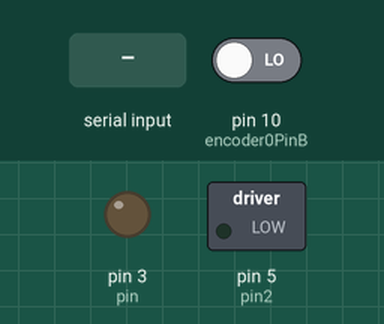
Bench run of a sketch on a simulated Arduino Uno, built with avr-gcc and run on an emulated ATmega328P. Parts: switched loads named in the sketch (green lamp = pin HIGH), output pins drawn as LEDs (lit = HIGH). Inputs (shaded band) come from the test bench; at power-on: pin 10 (encoder0PinB) LOW. What the sketch prints to the serial monitor is not drawn.

Above: at 1.2 s.
1.3 s: "90,45\n" received over Serial
At 1.7 s:
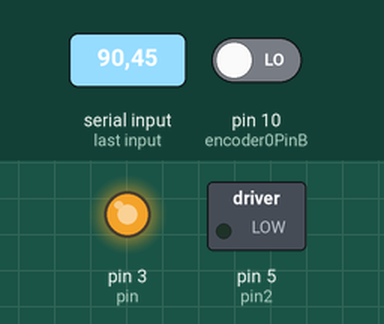
Timing chart, 0 to 4.3 s (numbered marks = the images above; inputs shaded):
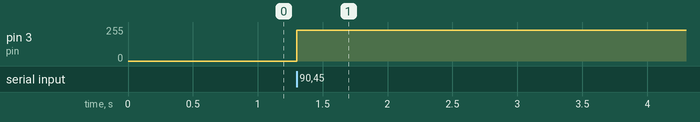

The sketch:

Enc-Motor.ino
```cpp
int val;
int pin = 3;
int pin2 = 5;
int encoder0PinB = 10;
int encVal = 0;
int encoder0PinALast = LOW;
int sw = 2;
int n = LOW;

void setup() {
  pinMode (encoder0PinB, INPUT);
  pinMode(sw, INPUT);
  pinMode(pin, OUTPUT);
  pinMode(pin2, OUTPUT);
  Serial.begin (38400);
  Serial.setTimeout(5);
  Serial.println("Starting");
}

void loop() {
  //  if (digitalRead(sw == HIGH))
  //  {
  //    encVal = 0;
  //  }
  if (Serial.available() > 0)
  {
    turnmotor(serialReadInt(), 10, 0, 10000, 3);
  }

}
int readEncoder(int pin1, uint64_t lmin, uint64_t lmax)
{
  n = digitalRead(pin1);
  if (!n == encoder0PinALast)
  {
    encVal++;

    if (encVal < lmin)
    {
      encVal = lmin;
    }
    else if (encVal > lmax)
    {
      encVal = lmax;
    }
    //    Serial.print (encVal);
    //    Serial.println ("/");
  }
  encoder0PinALast = n;
  return encVal;
}

int intify(char d)
{
  return d - '0';
}

void turnmotor(int s, int encpin, int lmin, int lmax, int mpin)
{
  encVal = 0;
  while (readEncoder(encpin, lmin, lmax) <= s)
  {
    analogWrite(mpin, 230);
    Serial.println(readEncoder(encpin, lmin, lmax));
  }
  encVal = 0;
  analogWrite(mpin, 0);
}

int serialReadInt()
{
  if (Serial.available() > 0)
  {
    return Serial.parseInt();
  }
}
```

Measured:
- after the input at 1.3 s, pin 3 (pin): 0/255 → 230/255 at once
